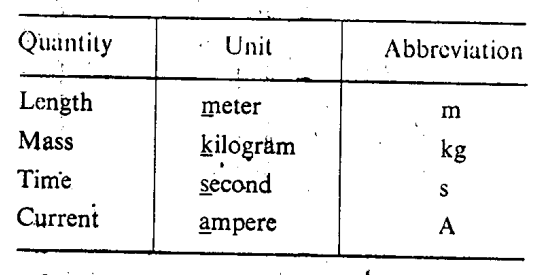
#> input picture line removed/table.png, 533 x 275 px, found by its file name
$ python line_removed.py
#> lines starting #> are read from the running program, lines starting #| are printed output that depends on the picture; after the words box and inside, x2 and y2 are one past the last pixel; in counts of white or black regions, pixels touching at a corner belong together
import cv2
import numpy as np
import pytesseract
img=cv2.imread('/home/saujanya/Desktop/table.png')
#> img is the input picture: shape (275, 533, 3); min 0, max 255, mean 236
cv2.imshow("Original",img)
gray=cv2.cvtColor(img,cv2.COLOR_BGR2GRAY)
cv2.imshow("grayscale",gray)
b_fil=cv2.bilateralFilter(gray,7,50,50)
# [5 lines of commented-out code are left out]
thresh_b_fil=cv2.adaptiveThreshold(b_fil,255,cv2.ADAPTIVE_THRESH_MEAN_C,cv2.THRESH_BINARY_INV,11,4)
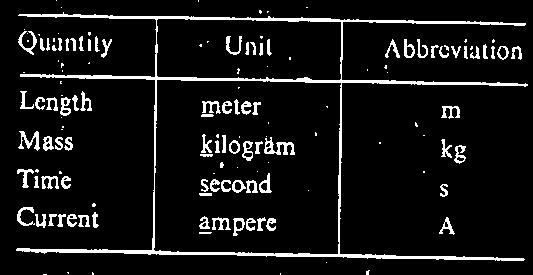
#> thresh_b_fil: shape (275, 533); 8.3% white; 145 white regions (62 under 20 px), largest, box (x1, y1, x2, y2) and area: (16, 12, 528, 261) 5798, (264, 137, 295, 155) 249, (18, 131, 40, 151) 183
#cv2.imshow("Gray Thtresh",thresh_gray)
#cv2.imshow("Gray Thtresh g1_blur",thresh_gray1)
#cv2.imshow("Bilateral Filter Thresholded",thresh_b_fil)
'''
kernel=np.zeros((3,3),np.uint8)
open_img=cv2.morphologyEx(thresh_b_fil,cv2.MORPH_CLOSE,kernel)
cv2.imshow("Morph open",open_img)
'''
horizontal_img=thresh_b_fil
vertical_img=thresh_b_fil
kernel=cv2.getStructuringElement(cv2.MORPH_RECT,(50,1))
horizontal_img=cv2.erode(horizontal_img,kernel,1)
#> horizontal_img: shape (275, 533); 1.9% white in thin lines or dots, all inside (x1, y1, x2, y2) = (41, 15, 504, 260)
horizontal_img=cv2.dilate(horizontal_img,kernel,1)
#> horizontal_img: shape (275, 533); 2.9% white; 3 white regions, box (x1, y1, x2, y2) and area: (17, 249, 526, 260) 1588, (21, 76, 529, 85) 1353, (19, 15, 527, 24) 1313

kernel=cv2.getStructuringElement(cv2.MORPH_RECT,(1,50))
vertical_img=cv2.erode(vertical_img,kernel,1)
#> vertical_img: shape (275, 533); 0.31% white in thin lines or dots, all inside (x1, y1, x2, y2) = (153, 41, 342, 233)
vertical_img=cv2.dilate(vertical_img,kernel,1)
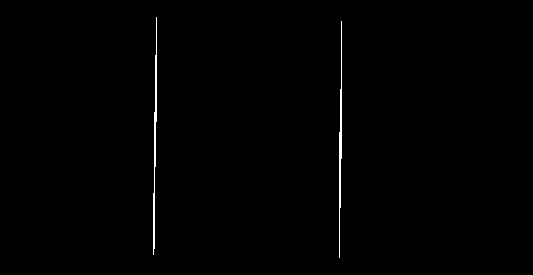
#> vertical_img: shape (275, 533); 0.55% white in thin lines or dots, all inside (x1, y1, x2, y2) = (153, 17, 342, 258)

mask_img=horizontal_img+vertical_img;
kernel_mask_h=cv2.getStructuringElement(cv2.MORPH_RECT,(1,20))
kernel_mask_v=cv2.getStructuringElement(cv2.MORPH_RECT,(20,1))
final_mask_v=cv2.dilate(vertical_img,kernel_mask_v,1)
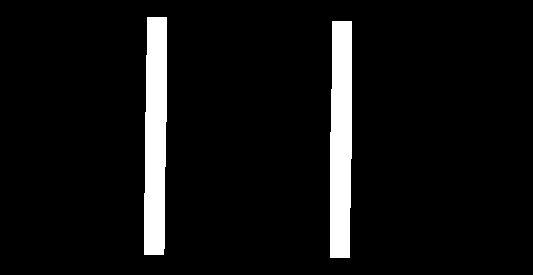
#> final_mask_v: shape (275, 533); 6.7% white; 2 white regions, box (x1, y1, x2, y2) and area: (144, 17, 167, 255) 4938, (330, 21, 352, 258) 4886
final_mask_h=cv2.dilate(horizontal_img,kernel_mask_h,1)
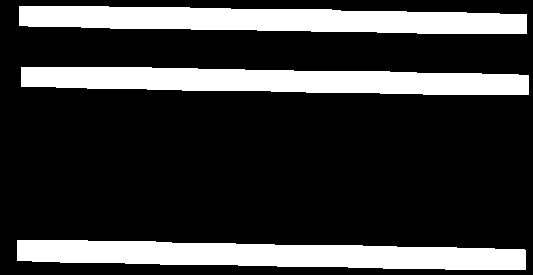
#> final_mask_h: shape (275, 533); 22.7% white; 3 white regions, box (x1, y1, x2, y2) and area: (17, 240, 526, 270) 11259, (21, 67, 529, 95) 11005, (19, 6, 527, 34) 10965
mask_img=final_mask_h+final_mask_v
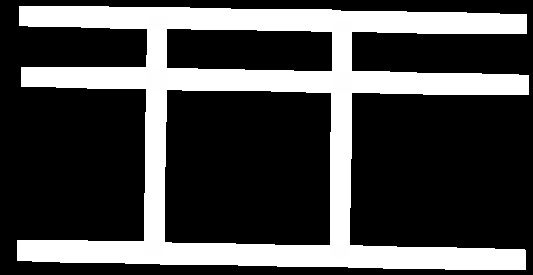
#> mask_img: shape (275, 533); min 0, max 255, mean 71.6
not_i=np.bitwise_not(mask_img)
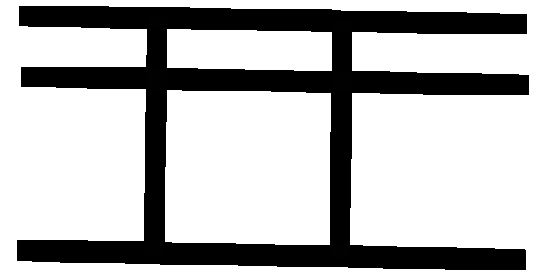
#> not_i: shape (275, 533); min 0, max 255, mean 183.4
final=np.bitwise_and(not_i,thresh_b_fil)

final1=cv2.bilateralFilter(final,15,50,50)
#> final1: shape (275, 533); 4.3% white in thin lines or dots


#cv2.imshow("Mask",mask_img)
#cv2.imshow("Hor",horizontal_img)
#cv2.imshow("Ver",vertical_img)
cv2.imshow("Final",np.bitwise_not(final))
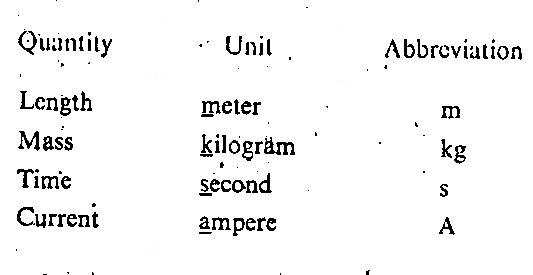
#> window 'Final': shape (275, 533); min 0, max 255, mean 243.9
cv2.imshow("Final1",np.bitwise_not(final1))
#> (the run stopped early here; a loop or call above may not have finished)
